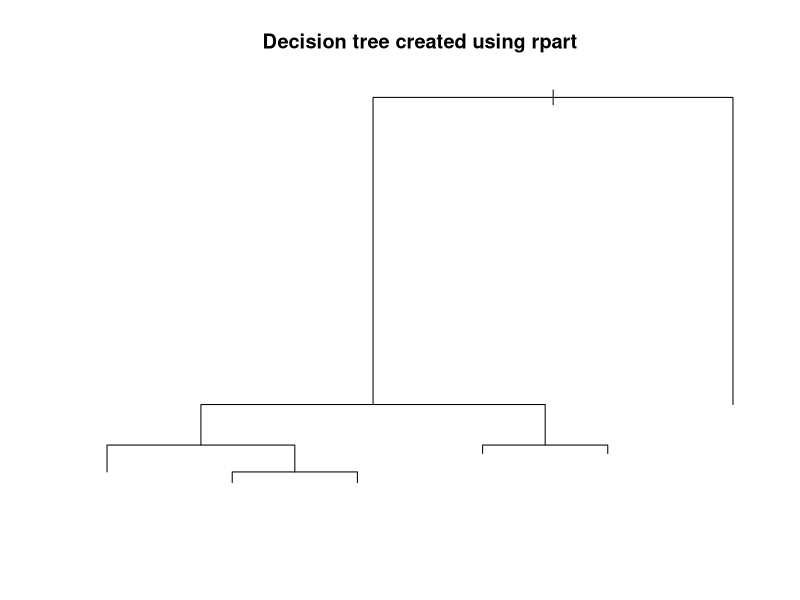
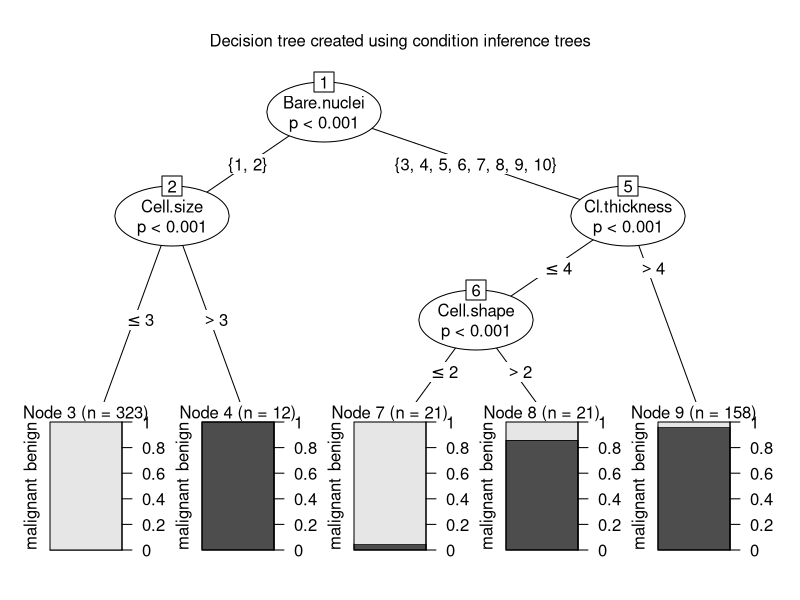
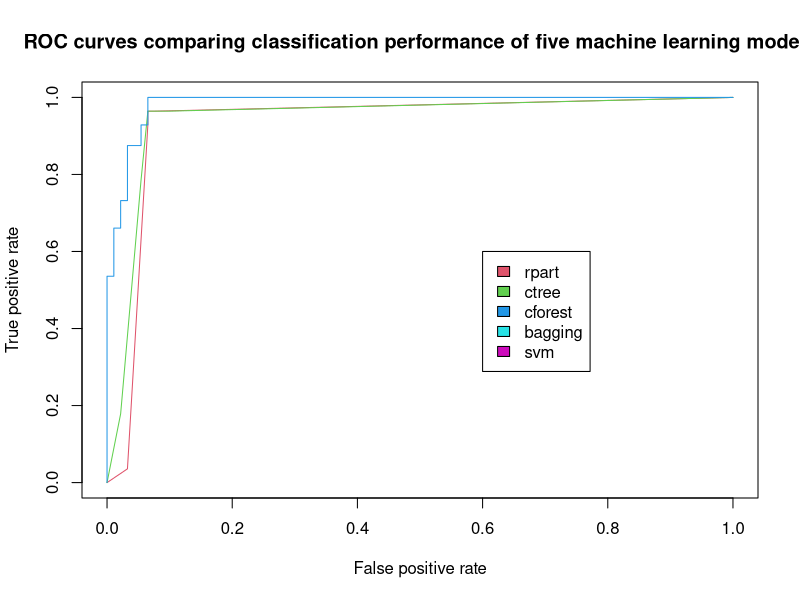
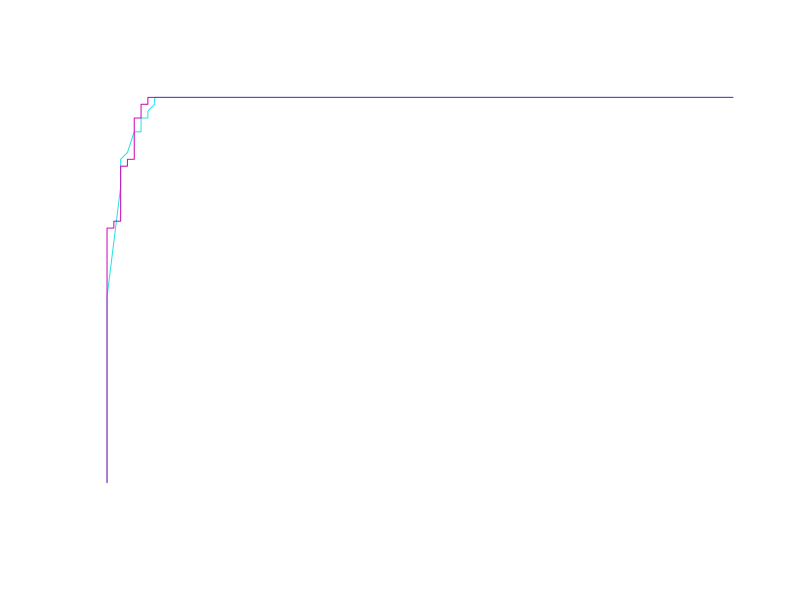

The R script that drew these images, in order:
## ---- chunk 1
knitr::opts_chunk$set(echo = TRUE)
knitr::opts_knit$set(root.dir = normalizePath("C:/Users/david/OneDrive - UW/TBALNT 550"))   
## ---- chunk 2
#load the mlbench package which has the BreastCancer data set
require(mlbench)
#install.packages("caretEnsemble")

# if you don't have any required package, use the install.packages() command
# load the data set
data(BreastCancer)
# some algorithms don't like missing values, so remove rows with missing values
BreastCancer <- na.omit(BreastCancer) 
# remove the unique identifier, which is useless and would confuse the machine learning algorithms
BreastCancer$Id <- NULL 
# partition the data set for 80% training and 20% evaluation (adapted from ?randomForest)
set.seed(2)

ind <- sample(2, nrow(BreastCancer), replace = TRUE, prob=c(0.8, 0.2))
## ---- chunk 3
# create model using recursive partitioning on the training data set
require(rpart)
x.rp <- rpart(Class ~ ., data=BreastCancer[ind == 1,])
# predict classes for the evaluation data set
x.rp.pred <- predict(x.rp, type="class", newdata=BreastCancer[ind == 2,])
# score the evaluation data set (extract the probabilities)
x.rp.prob <- predict(x.rp, type="prob", newdata=BreastCancer[ind == 2,])

# To view the decision tree, uncomment this line.
plot(x.rp, main="Decision tree created using rpart")
## ---- chunk 4
# create model using conditional inference trees
require(party)
x.ct <- ctree(Class ~ ., data=BreastCancer[ind == 1,])
x.ct.pred <- predict(x.ct, newdata=BreastCancer[ind == 2,])
x.ct.prob <-  1- unlist(treeresponse(x.ct, BreastCancer[ind == 2,]), use.names=F)[seq(1,nrow(BreastCancer[ind == 2,])*2,2)]

# To view the decision tree, uncomment this line.
 plot(x.ct, main="Decision tree created using condition inference trees")

# create model using random forest and bagging ensemble using conditional inference trees
x.cf <- cforest(Class ~ ., data=BreastCancer[ind == 1,], control = cforest_unbiased(mtry = ncol(BreastCancer)-2))
x.cf.pred <- predict(x.cf, newdata=BreastCancer[ind == 2,])
x.cf.prob <-  1- unlist(treeresponse(x.cf, BreastCancer[ind == 2,]), use.names=F)[seq(1,nrow(BreastCancer[ind == 2,])*2,2)]

# create model using bagging (bootstrap aggregating)
require(ipred)
x.ip <- bagging(Class ~ ., data=BreastCancer[ind == 1,])
x.ip.prob <- predict(x.ip, type="prob", newdata=BreastCancer[ind == 2,])

# create model using svm (support vector machine)
require(e1071)

# svm requires tuning
x.svm.tune <- tune(svm, Class~., data = BreastCancer[ind == 1,],
                   ranges = list(gamma = 2^(-8:1), cost = 2^(0:4)),
                   tunecontrol = tune.control(sampling = "fix"))
# display the tuning results (in text format)
x.svm.tune
# If the tuning results are on the margin of the parameters (e.g., gamma = 2^-8), 
# then widen the parameters.
# I manually copied the cost and gamma from console messages above to parameters below.
x.svm <- svm(Class~., data = BreastCancer[ind == 1,], cost=4, gamma=0.0625, probability = TRUE)
x.svm.prob <- predict(x.svm, type="prob", newdata=BreastCancer[ind == 2,], probability = TRUE)
## ---- chunk 5
##
## plot ROC curves to compare the performance of the individual classifiers
##

# Output the plot to a PNG file for display on web.  To draw to the screen, 
# comment this line out.
png(filename="roc_curve_5_models.png", width=700, height=700)

# load the ROCR package which draws the ROC curves
require(ROCR)

# create an ROCR prediction object from rpart() probabilities
x.rp.prob.rocr <- prediction(x.rp.prob[,2], BreastCancer[ind == 2,'Class'])
# prepare an ROCR performance object for ROC curve (tpr=true positive rate, fpr=false positive rate)
x.rp.perf <- performance(x.rp.prob.rocr, "tpr","fpr")
# plot it
plot(x.rp.perf, col=2, main="ROC curves comparing classification performance of five machine learning models")

# Draw a legend.
legend(0.6, 0.6, c('rpart', 'ctree', 'cforest','bagging','svm'), 2:6)

# ctree
x.ct.prob.rocr <- prediction(x.ct.prob, BreastCancer[ind == 2,'Class'])
x.ct.perf <- performance(x.ct.prob.rocr, "tpr","fpr")
# add=TRUE draws on the existing chart 
plot(x.ct.perf, col=3, add=TRUE)


# cforest
x.cf.prob.rocr <- prediction(x.cf.prob, BreastCancer[ind == 2,'Class'])
x.cf.perf <- performance(x.cf.prob.rocr, "tpr","fpr")
plot(x.cf.perf, col=4, add=TRUE)

# bagging
x.ip.prob.rocr <- prediction(x.ip.prob[,2], BreastCancer[ind == 2,'Class'])
x.ip.perf <- performance(x.ip.prob.rocr, "tpr","fpr")
plot.new()
plot(x.ip.perf, col=5, add=TRUE)
# svm
x.svm.prob.rocr <- prediction(attr(x.svm.prob, "probabilities")[,2], BreastCancer[ind == 2,'Class'])
x.svm.perf <- performance(x.svm.prob.rocr, "tpr","fpr")

plot(x.svm.perf, col=6, add=TRUE)

# Close and save the PNG file.
dev.off()
